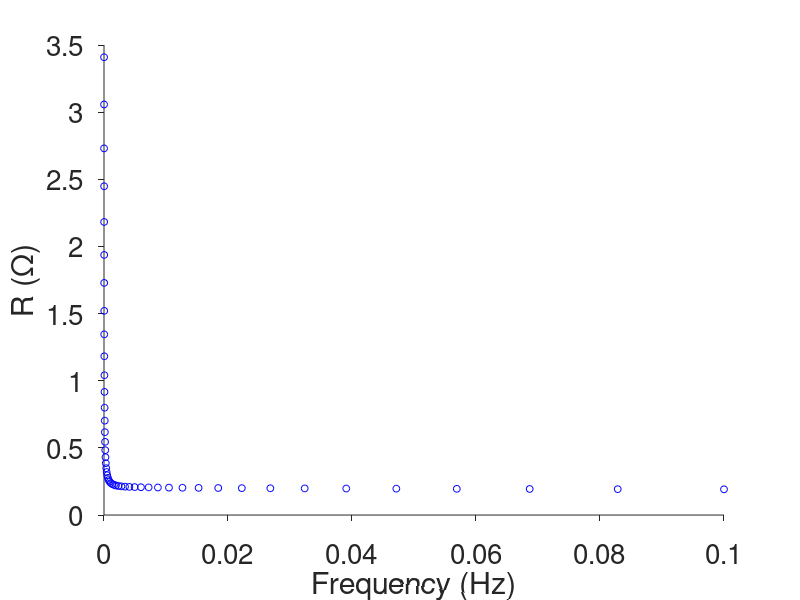
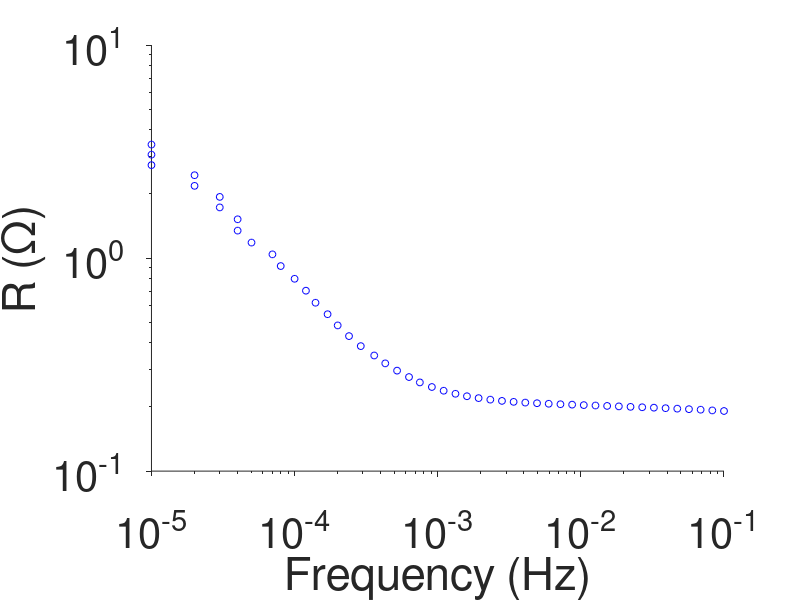

Recreate these plots in MATLAB, in order.
%% Plotting data on logarithmic scale example

% Example data

x=[1.0000 0.8286 0.6866 0.5690 0.4715 0.3907 0.3237 0.2683 0.2223 0.1842 ...
    0.1526 0.1265 0.1048 0.0869 0.0720 0.0596 0.0494 0.0409 0.0339 0.0281 ...
    0.0233 0.0193 0.0160 0.0133 0.0110 0.0091 0.0075 0.0063 0.0052 0.0043 ...
    0.0036 0.0029 0.0024 0.0020 0.0017 0.0014 0.0012 0.0010 0.0008 0.0007 ...
    0.0005 0.0004 0.0004 0.0003 0.0003 0.0002 0.0002 0.0001 0.0001 0.0001]*.10000;

y=[0.1915 0.1927 0.1942 0.1953 0.1964 0.1974 0.1985 0.1994 0.2003 0.2013 ...
 0.2023 0.2032 0.2041 0.2051 0.2060 0.2071 0.2083 0.2097 0.2114 0.2136 ...
 0.2165 0.2201 0.2246 0.2307 0.2384 0.2482 0.2608 0.2764 0.2962 0.3204 ...
 0.3489 0.3861 0.4302 0.4829 0.5450 0.6171 0.7028 0.7994 0.9172 1.0408 ...
 1.1822 1.3453 1.5204 1.7286 1.9368 2.1824 2.4481 2.7302 3.0572 3.4089];


%% Make a regular plot

figure; 
plot(x,y,'ob','markersize',5);

set(gca,'FontSize',20);
xlabel('Frequency (Hz)')
ylabel('R (\Omega)')

box off;set(gca,'tickdir','out');   

%% Loglog plot
figure;
loglog(x,y,'ob','markersize',5);

set(gca,'FontSize',30);
xlabel('Frequency (Hz)')
ylabel('R (\Omega)')
box off;set(gca,'tickdir','out'); 

